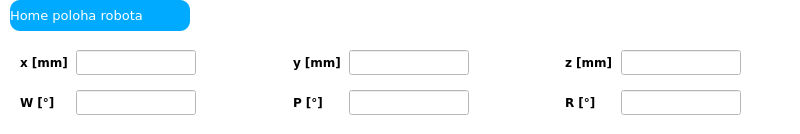
          <widget class="QWidget" name="widget_2" native="true">
           <property name="minimumSize">
            <size>
             <width>800</width>
             <height>80</height>
            </size>
           </property>
           <property name="maximumSize">
            <size>
             <width>900</width>
             <height>150</height>
            </size>
           </property>
           <property name="styleSheet">
            <string notr="true">background-color: rgb(255, 255, 255);</string>
           </property>
           <widget class="QWidget" name="horizontalLayoutWidget_6">
            <property name="geometry">
             <rect>
              <x>10</x>
              <y>40</y>
              <width>741</width>
              <height>45</height>
             </rect>
            </property>
            <layout class="QHBoxLayout" name="horizontalLayout_9">
             <property name="leftMargin">
              <number>10</number>
             </property>
             <property name="topMargin">
              <number>10</number>
             </property>
             <property name="rightMargin">
              <number>10</number>
             </property>
             <property name="bottomMargin">
              <number>10</number>
             </property>
             <item>
              <widget class="QLabel" name="label_15">
               <property name="minimumSize">
                <size>
                 <width>50</width>
                 <height>25</height>
                </size>
               </property>
               <property name="maximumSize">
                <size>
                 <width>80</width>
                 <height>35</height>
                </size>
               </property>
               <property name="font">
                <font>
                 <family>Verdana</family>
                 <bold>true</bold>
                </font>
               </property>
               <property name="styleSheet">
                <string notr="true"/>
               </property>
               <property name="text">
                <string>x [mm]</string>
               </property>
              </widget>
             </item>
             <item>
              <widget class="QLineEdit" name="hp_x_text">
               <property name="minimumSize">
                <size>
                 <width>120</width>
                 <height>25</height>
                </size>
               </property>
               <property name="maximumSize">
                <size>
                 <width>150</width>
                 <height>35</height>
                </size>
               </property>
              </widget>
             </item>
             <item>
              <spacer name="horizontalSpacer_2">
               <property name="orientation">
                <enum>Qt::Orientation::Horizontal</enum>
               </property>
               <property name="sizeHint" stdset="0">
                <size>
                 <width>40</width>
                 <height>20</height>
                </size>
               </property>
              </spacer>
             </item>
             <item>
              <widget class="QLabel" name="label_16">
               <property name="minimumSize">
                <size>
                 <width>50</width>
                 <height>25</height>
                </size>
               </property>
               <property name="maximumSize">
                <size>
                 <width>80</width>
                 <height>35</height>
                </size>
               </property>
               <property name="font">
                <font>
                 <family>Verdana</family>
                 <bold>true</bold>
                </font>
               </property>
               <property name="styleSheet">
                <string notr="true"/>
               </property>
               <property name="text">
                <string>y [mm]</string>
               </property>
              </widget>
             </item>
             <item>
              <widget class="QLineEdit" name="hp_y_text">
               <property name="minimumSize">
                <size>
                 <width>120</width>
                 <height>25</height>
                </size>
               </property>
               <property name="maximumSize">
                <size>
                 <width>150</width>
                 <height>35</height>
                </size>
               </property>
              </widget>
             </item>
             <item>
              <spacer name="horizontalSpacer_3">
               <property name="orientation">
                <enum>Qt::Orientation::Horizontal</enum>
               </property>
               <property name="sizeHint" stdset="0">
                <size>
                 <width>40</width>
                 <height>20</height>
                </size>
               </property>
              </spacer>
             </item>
             <item>
              <widget class="QLabel" name="label_17">
               <property name="minimumSize">
                <size>
                 <width>50</width>
                 <height>25</height>
                </size>
               </property>
               <property name="maximumSize">
                <size>
                 <width>80</width>
                 <height>35</height>
                </size>
               </property>
               <property name="font">
                <font>
                 <family>Verdana</family>
                 <bold>true</bold>
                </font>
               </property>
               <property name="styleSheet">
                <string notr="true"/>
               </property>
               <property name="text">
                <string>z [mm]</string>
               </property>
              </widget>
             </item>
             <item>
              <widget class="QLineEdit" name="hp_z_text">
               <property name="minimumSize">
                <size>
                 <width>120</width>
                 <height>25</height>
                </size>
               </property>
               <property name="maximumSize">
                <size>
                 <width>150</width>
                 <height>35</height>
                </size>
               </property>
              </widget>
             </item>
            </layout>
           </widget>
           <widget class="QLabel" name="label_14">
            <property name="geometry">
             <rect>
              <x>10</x>
              <y>0</y>
              <width>180</width>
              <height>31</height>
             </rect>
            </property>
            <property name="minimumSize">
             <size>
              <width>150</width>
              <height>25</height>
             </size>
            </property>
            <property name="maximumSize">
             <size>
              <width>180</width>
              <height>35</height>
             </size>
            </property>
            <property name="font">
             <font>
              <family>Verdana</family>
              <pointsize>10</pointsize>
             </font>
            </property>
            <property name="styleSheet">
             <string notr="true">background-color: rgb(0, 170, 255);
color: rgb(255, 255, 255);
border-radius: 10px;</string>
            </property>
            <property name="text">
             <string>Home poloha robota</string>
            </property>
           </widget>
           <widget class="QWidget" name="horizontalLayoutWidget_7">
            <property name="geometry">
             <rect>
              <x>10</x>
              <y>80</y>
              <width>741</width>
              <height>45</height>
             </rect>
            </property>
            <layout class="QHBoxLayout" name="horizontalLayout_10">
             <property name="leftMargin">
              <number>10</number>
             </property>
             <property name="topMargin">
              <number>10</number>
             </property>
             <property name="rightMargin">
              <number>10</number>
             </property>
             <property name="bottomMargin">
              <number>10</number>
             </property>
             <item>
              <widget class="QLabel" name="label_20">
               <property name="minimumSize">
                <size>
                 <width>50</width>
                 <height>25</height>
                </size>
               </property>
               <property name="maximumSize">
                <size>
                 <width>80</width>
                 <height>35</height>
                </size>
               </property>
               <property name="font">
                <font>
                 <family>Verdana</family>
                 <bold>true</bold>
                </font>
               </property>
               <property name="styleSheet">
                <string notr="true"/>
               </property>
               <property name="text">
                <string>W [°]</string>
               </property>
              </widget>
             </item>
             <item>
              <widget class="QLineEdit" name="hp_yaw_text">
               <property name="minimumSize">
                <size>
                 <width>120</width>
                 <height>25</height>
                </size>
               </property>
               <property name="maximumSize">
                <size>
                 <width>150</width>
                 <height>35</height>
                </size>
               </property>
              </widget>
             </item>
             <item>
              <spacer name="horizontalSpacer_4">
               <property name="orientation">
                <enum>Qt::Orientation::Horizontal</enum>
               </property>
               <property name="sizeHint" stdset="0">
                <size>
                 <width>40</width>
                 <height>20</height>
                </size>
               </property>
              </spacer>
             </item>
             <item>
              <widget class="QLabel" name="label_21">
               <property name="minimumSize">
                <size>
                 <width>50</width>
                 <height>25</height>
                </size>
               </property>
               <property name="maximumSize">
                <size>
                 <width>80</width>
                 <height>35</height>
                </size>
               </property>
               <property name="font">
                <font>
                 <family>Verdana</family>
                 <bold>true</bold>
                </font>
               </property>
               <property name="styleSheet">
                <string notr="true"/>
               </property>
               <property name="text">
                <string>P [°]</string>
               </property>
              </widget>
             </item>
             <item>
              <widget class="QLineEdit" name="hp_pitch_text">
               <property name="minimumSize">
                <size>
                 <width>120</width>
                 <height>25</height>
                </size>
               </property>
               <property name="maximumSize">
                <size>
                 <width>150</width>
                 <height>35</height>
                </size>
               </property>
              </widget>
             </item>
             <item>
              <spacer name="horizontalSpacer_5">
               <property name="orientation">
                <enum>Qt::Orientation::Horizontal</enum>
               </property>
               <property name="sizeHint" stdset="0">
                <size>
                 <width>40</width>
                 <height>20</height>
                </size>
               </property>
              </spacer>
             </item>
             <item>
              <widget class="QLabel" name="label_22">
               <property name="minimumSize">
                <size>
                 <width>50</width>
                 <height>25</height>
                </size>
               </property>
               <property name="maximumSize">
                <size>
                 <width>80</width>
                 <height>35</height>
                </size>
               </property>
               <property name="font">
                <font>
                 <family>Verdana</family>
                 <bold>true</bold>
                </font>
               </property>
               <property name="styleSheet">
                <string notr="true"/>
               </property>
               <property name="text">
                <string>R [°]</string>
               </property>
              </widget>
             </item>
             <item>
              <widget class="QLineEdit" name="hp_roll_text">
               <property name="minimumSize">
                <size>
                 <width>120</width>
                 <height>25</height>
                </size>
               </property>
               <property name="maximumSize">
                <size>
                 <width>150</width>
                 <height>35</height>
                </size>
               </property>
              </widget>
             </item>
            </layout>
           </widget>
          </widget>
